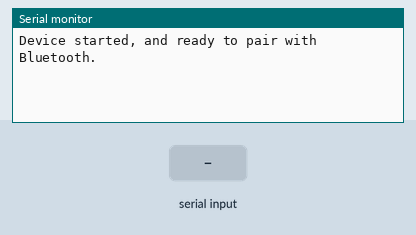
Bench run of a sketch on a simulated ESP32. Shown: the last lines printed to the serial monitor. Inputs (shaded band) come from the test bench. Nothing arrives over Bluetooth unless stated.

Above: at 1.2 s.
1.3 s: "1" received over the second serial link
At 2.5 s:
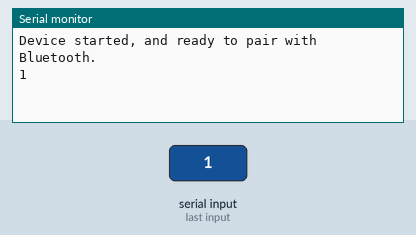
2.8 s: "0" received over the second serial link
At 3.5 s:
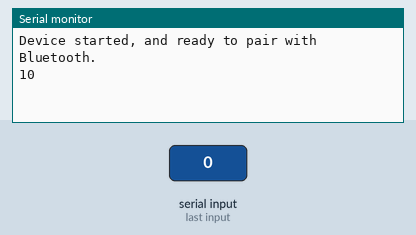

The sketch:

bluetooth.ino
```cpp
// Project 27.1: Bluetooth Passthrough

// Include the Bluetooth Serial library:
#include "BluetoothSerial.h"

// Instantiate a BluetoothSerial object to work with:
BluetoothSerial SerialBT;

// Create a String buffer to handle text:
String buffer;

void setup() {
    // Initialize a serial connection with the ESP32 over USB:
    Serial.begin(115200);

    // Initialize the BluetoothSerial device with a name:
    // .begin(localName, isMaster);
    SerialBT.begin("Daniel's ESP32-WROVER"); //Bluetooth device name

    Serial.println("\nDevice started, and ready to pair with Bluetooth.");
}

void loop() {
    // Check if Serial has a message, and then write it to the Bluetooth device:
    // .available();
    //      Acquire digits sent from the buffer, or return 0.
    if (Serial.available())
        SerialBT.write(Serial.read());

    // .write(str) : Send a String to Bluetooth.
    // .read() : read data from Bluetooth. Data type of return value is int.

    // Check if Bluetooth has a message, and then write it to the serial monitor:
    if (SerialBT.available())
        Serial.write(SerialBT.read());

    // Add 20 ms for delay:
    delay(20);
}
```

Measured:
- after the input at 1.3 s, the serial monitor: prints a new line at once (image 1)
- after the input at 2.8 s, the serial monitor: prints a new line at once (image 2)
